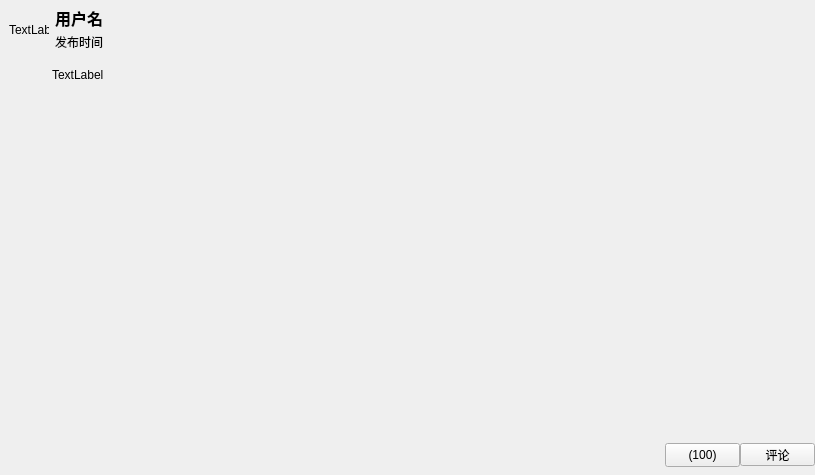
<?xml version="1.0" encoding="UTF-8"?>
<ui version="4.0">
 <class>UserDynamic</class>
 <widget class="QWidget" name="UserDynamic">
  <property name="geometry">
   <rect>
    <x>0</x>
    <y>0</y>
    <width>815</width>
    <height>475</height>
   </rect>
  </property>
  <property name="windowTitle">
   <string>Form</string>
  </property>
  <layout class="QGridLayout" name="gridLayout">
   <property name="leftMargin">
    <number>0</number>
   </property>
   <property name="topMargin">
    <number>0</number>
   </property>
   <property name="rightMargin">
    <number>0</number>
   </property>
   <property name="bottomMargin">
    <number>0</number>
   </property>
   <property name="horizontalSpacing">
    <number>0</number>
   </property>
   <item row="0" column="0">
    <widget class="QWidget" name="widgetInner" native="true">
     <layout class="QGridLayout" name="gridLayout_2">
      <property name="leftMargin">
       <number>0</number>
      </property>
      <property name="topMargin">
       <number>0</number>
      </property>
      <property name="rightMargin">
       <number>0</number>
      </property>
      <property name="bottomMargin">
       <number>0</number>
      </property>
      <property name="spacing">
       <number>0</number>
      </property>
      <item row="3" column="0">
       <widget class="QWidget" name="widget_foot" native="true">
        <property name="minimumSize">
         <size>
          <width>0</width>
          <height>40</height>
         </size>
        </property>
        <property name="maximumSize">
         <size>
          <width>16777215</width>
          <height>40</height>
         </size>
        </property>
        <layout class="QHBoxLayout" name="horizontalLayout">
         <property name="spacing">
          <number>0</number>
         </property>
         <property name="leftMargin">
          <number>0</number>
         </property>
         <property name="topMargin">
          <number>0</number>
         </property>
         <property name="rightMargin">
          <number>0</number>
         </property>
         <property name="bottomMargin">
          <number>0</number>
         </property>
         <item>
          <spacer name="horizontalSpacer">
           <property name="orientation">
            <enum>Qt::Horizontal</enum>
           </property>
           <property name="sizeHint" stdset="0">
            <size>
             <width>673</width>
             <height>19</height>
            </size>
           </property>
          </spacer>
         </item>
         <item>
          <widget class="QPushButton" name="pushButton_praise">
           <property name="minimumSize">
            <size>
             <width>75</width>
             <height>24</height>
            </size>
           </property>
           <property name="maximumSize">
            <size>
             <width>75</width>
             <height>24</height>
            </size>
           </property>
           <property name="cursor">
            <cursorShape>PointingHandCursor</cursorShape>
           </property>
           <property name="text">
            <string>(100)</string>
           </property>
           <property name="icon">
            <iconset resource="imagelogin.qrc">
             <normaloff>:/Main/C:/Users/ASUS/Pictures/Camera Roll/wgz.png</normaloff>
             <normalon>:/Main/C:/Users/ASUS/Pictures/Camera Roll/wgw.png</normalon>:/Main/C:/Users/ASUS/Pictures/Camera Roll/wgz.png</iconset>
           </property>
           <property name="checkable">
            <bool>false</bool>
           </property>
          </widget>
         </item>
         <item>
          <widget class="QPushButton" name="pushButton_write_comment">
           <property name="minimumSize">
            <size>
             <width>75</width>
             <height>23</height>
            </size>
           </property>
           <property name="maximumSize">
            <size>
             <width>75</width>
             <height>23</height>
            </size>
           </property>
           <property name="cursor">
            <cursorShape>PointingHandCursor</cursorShape>
           </property>
           <property name="text">
            <string>评论</string>
           </property>
          </widget>
         </item>
        </layout>
       </widget>
      </item>
      <item row="0" column="0">
       <widget class="QWidget" name="widget_head" native="true">
        <property name="minimumSize">
         <size>
          <width>0</width>
          <height>60</height>
         </size>
        </property>
        <property name="maximumSize">
         <size>
          <width>16777215</width>
          <height>60</height>
         </size>
        </property>
        <layout class="QGridLayout" name="gridLayout_3">
         <item row="0" column="2">
          <widget class="QLabel" name="label_user_name">
           <property name="font">
            <font>
             <pointsize>12</pointsize>
             <weight>75</weight>
             <bold>true</bold>
            </font>
           </property>
           <property name="text">
            <string>用户名</string>
           </property>
          </widget>
         </item>
         <item row="0" column="0" rowspan="2">
          <widget class="QLabel" name="label_head">
           <property name="minimumSize">
            <size>
             <width>40</width>
             <height>40</height>
            </size>
           </property>
           <property name="maximumSize">
            <size>
             <width>40</width>
             <height>40</height>
            </size>
           </property>
           <property name="text">
            <string>TextLabel</string>
           </property>
          </widget>
         </item>
         <item row="1" column="2">
          <widget class="QLabel" name="label_write_time">
           <property name="text">
            <string>发布时间</string>
           </property>
          </widget>
         </item>
        </layout>
       </widget>
      </item>
      <item row="1" column="0">
       <widget class="QWidget" name="widget_text" native="true">
        <property name="minimumSize">
         <size>
          <width>0</width>
          <height>60</height>
         </size>
        </property>
        <property name="maximumSize">
         <size>
          <width>16777215</width>
          <height>60</height>
         </size>
        </property>
        <layout class="QHBoxLayout" name="horizontalLayout_2">
         <property name="spacing">
          <number>0</number>
         </property>
         <property name="leftMargin">
          <number>9</number>
         </property>
         <property name="topMargin">
          <number>0</number>
         </property>
         <property name="rightMargin">
          <number>0</number>
         </property>
         <property name="bottomMargin">
          <number>0</number>
         </property>
         <item>
          <spacer name="horizontalSpacer_4">
           <property name="orientation">
            <enum>Qt::Horizontal</enum>
           </property>
           <property name="sizeType">
            <enum>QSizePolicy::Fixed</enum>
           </property>
           <property name="sizeHint" stdset="0">
            <size>
             <width>40</width>
             <height>20</height>
            </size>
           </property>
          </spacer>
         </item>
         <item>
          <widget class="QLabel" name="label_content">
           <property name="minimumSize">
            <size>
             <width>0</width>
             <height>60</height>
            </size>
           </property>
           <property name="maximumSize">
            <size>
             <width>16777215</width>
             <height>60</height>
            </size>
           </property>
           <property name="styleSheet">
            <string notr="true">padding-top:5px;</string>
           </property>
           <property name="text">
            <string>TextLabel</string>
           </property>
           <property name="scaledContents">
            <bool>true</bool>
           </property>
           <property name="alignment">
            <set>Qt::AlignLeading|Qt::AlignLeft|Qt::AlignTop</set>
           </property>
           <property name="wordWrap">
            <bool>true</bool>
           </property>
          </widget>
         </item>
        </layout>
       </widget>
      </item>
      <item row="2" column="0">
       <widget class="QWidget" name="widget_body" native="true">
        <layout class="QGridLayout" name="gridLayout_4">
         <property name="topMargin">
          <number>0</number>
         </property>
         <property name="rightMargin">
          <number>0</number>
         </property>
         <property name="bottomMargin">
          <number>0</number>
         </property>
         <property name="spacing">
          <number>0</number>
         </property>
         <item row="0" column="0">
          <spacer name="horizontalSpacer_2">
           <property name="orientation">
            <enum>Qt::Horizontal</enum>
           </property>
           <property name="sizeType">
            <enum>QSizePolicy::Fixed</enum>
           </property>
           <property name="sizeHint" stdset="0">
            <size>
             <width>40</width>
             <height>20</height>
            </size>
           </property>
          </spacer>
         </item>
         <item row="0" column="1" rowspan="2">
          <widget class="QWidget" name="widgetImageContent" native="true">
           <property name="minimumSize">
            <size>
             <width>315</width>
             <height>315</height>
            </size>
           </property>
           <property name="maximumSize">
            <size>
             <width>315</width>
             <height>315</height>
            </size>
           </property>
          </widget>
         </item>
         <item row="1" column="2">
          <spacer name="horizontalSpacer_3">
           <property name="orientation">
            <enum>Qt::Horizontal</enum>
           </property>
           <property name="sizeHint" stdset="0">
            <size>
             <width>519</width>
             <height>20</height>
            </size>
           </property>
          </spacer>
         </item>
        </layout>
       </widget>
      </item>
     </layout>
    </widget>
   </item>
  </layout>
 </widget>
 <resources>
  <include location="imagelogin.qrc"/>
 </resources>
 <connections/>
</ui>
